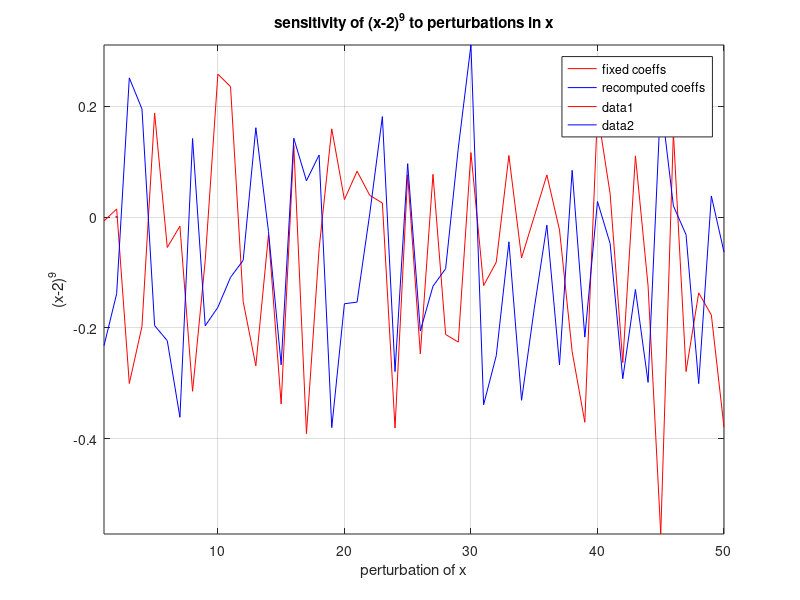

Source code (MATLAB):
%% Stable Algorithm
% ||fl(x)-f(fl(x))||/||f(fl(x))|| = O(eps_machine)
% for some fl(x) s.t. ||fl(x)-x||/||x|| = O(eps_machine), i.e.
% A stable algorithm gives nearly the right answer to nearly the right 
% question

% Backward Stability:
% Same as above, except fl(f(x))=f(fl(x)), i.e.
% A backward stable algorithm gives exact answer to nearly the right
% question

% Theorem: For a backward stable algorithm: 
% ||fl(f(x))-f(x)||/||f(x)|| = O(k(x)eps_machine), i.e.
% upper bound on accuracy increase linearly with stability number k(x)
% high numerical stability for small k(x) and vice versa

% Can estimate k(x) using global backward error stability rather than
% local forward error stability computations

% Householder triangularization with column pivoting is stable for
% almost all problems


%% Polynomial Example

%p(x)=(x-2)^9
coeff=[1 -18 144 -672 2016 -4032 5376 -4608 +2304 -512]';
x=linspace(1.920, 2.080, 160)';

p1=polyval(coeff,x);
p2=(x-2).^9;

figure;
plot(x,p1,'-r'); hold on;
plot(x,p2,'-b'); axis tight; grid on;
legend('fixed coeffs','recomputed coeffs');
title('sensitivity of (x-2)^9 to perturbations in x');
xlabel('perturbation of x'); ylabel('(x-2)^9');

%% Perturbation of Identify

r=1e-5;
m=2; n=2;
A=eye(m,n);
[V1,D1]=eig(A);
A(1,1)=A(1,1)+r;
[V2,D2]=eig(A);

%% Householder Triangularization (backward stable, eps_machine=1.11e-16)
R=triu(randn(50));   %R is upper triangular
[Q,X]=qr(randn(50)); %Q is unitary
A=Q*R;
[Q2,R2]=qr(A); %compute Q2 and R2 by Householder triangularization
norm(Q2-Q)/norm(Q)  %lost 13 digits of accuracy
norm(R2-R)/norm(R)  %lost 13 digits of accuracy
norm(A-Q2*R2)/norm(A)  %full eps_machine accuracy

%errors in Q2*R2 are highly correlated!
%to check: consider perturbing Q and R:
Q3=Q+1e-4*randn(50); %set Q3 s.t. it's closer to Q than Q2
R3=R+1e-4*randn(50); %set R3 s.t. it's closer to R than R2
norm(A-Q3*R3)/norm(A) %lost 12 digits of accuracy


%% SVD decomposition

m=50; n=50;
%randn('seed',1);

%synthesize A
[U,R1]=qr(randn(m,n));
[V,R2]=qr(randn(m,n));
S=diag(sort(rand(m,1), 'descend')); % uniform \in [0,1]
A=U*S*V';

%compute SVD
[U2,S2,V2]=svd(A);

norm(U-U2)
norm(V-V2)
norm(S-S2)
norm(A-U2*S2*V2')

plot(diag(U2*U'), '-r'); hold on;
plot(diag(V2*V'), '-b'); grid on;

cond(A)

%% Least Squares (regression)

m=100; n=15; %over-determined
t=(0:m-1)'/(m-1);
A=[];
for i=1:n A=[A t.^(i-1)]; end  %Vandermonde matrix
b=exp(sin(4*t));
b=b/2006.787453080206;   %normalization constant to make a15=1 for a15x^15

%Solve LS numerically and compute perturbation parameters
x=A\b; y=A*x;
kappa=cond(A) %
theta=asin(norm(b-y)/norm(b)) %angle between b and range(A)
eta=norm(A)*norm(x)/norm(y)   %proportion of length of y

%% Householder Triangularization

[Q,R]=qr(A,0);
x=R\(Q'*b);
x(end)

%solve by augmentation
[Q,R]=qr([A b],0);
Qb=R(1:n,n+1) %extract Q^h b
R=R(1:n,1:n)  %extract R
X=R\Qb;
x(end)

%solve via built-in Householder operator
x=A\b;
x(end)

%% Matrix Inverse (with SVD)

m=8; n=4;
A=randn(m,n);
[U,S,V]=svd(A);
S=diag(S);
tol=max(size(A))*S(1)*eps; %eps: machine eps
r=sum(S>tol); %number of singular values above tolerance level
S=diag(ones(r,1)./S(1:r));
X=V(:,1:r)*S*U(:,1:r)'; %X=inv(A)



